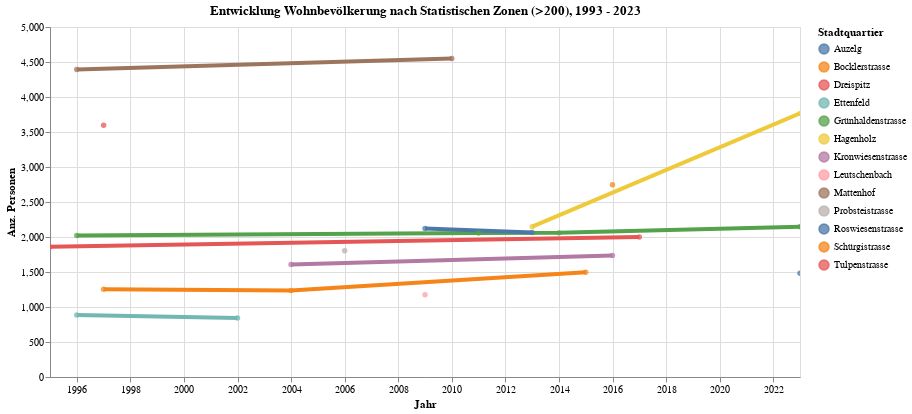

Notebook source saved alongside this figure:
### Code cell
myTitle="Entwicklung Wohnbevölkerung nach Statistischen Zonen (>200), "+data_min_date +" - "+data_max_date

highlight = alt.selection(type='single', on='mouseover',
                          fields=['RAUM_lang'], nearest=True)
#x='date:StichtagDatJahr',
base = alt.Chart(myAgg.reset_index().query('RAUM_my_sort > 200'), title=myTitle).encode(
    x=alt.X('StichtagDatJahr', axis=alt.Axis(title='Jahr'))# , axis=alt.Axis(format='%', title='percentage')
    , y=alt.X('sum_WBev', axis=alt.Axis(title='Anz. Personen'))
    , color=alt.Color('RAUM_lang', legend=alt.Legend(title="Stadtquartier", orient="right"))  
    ,tooltip=['StichtagDatJahr', 'RAUM_lang','sum_WBev']    
)
points = base.mark_circle().encode(
    opacity=alt.value(0.75)
).add_selection(
    highlight
).properties(
    width=750 , height=350
)
lines = base.mark_line().encode(
    size=alt.condition(~highlight, alt.value(0.5), alt.value(4))
).interactive()

lines + points

### Figure 1 — Vega-Lite specification as saved in the notebook (floating-point values rounded to 4 significant figures)
{"config": {"view": {"continuousWidth": 400, "continuousHeight": 300}}, "layer": [{"mark": "line", "encoding": {"color": {"type": "nominal", "field": "RAUM_lang", "legend": {"orient": "right", "title": "Stadtquartier"}}, "size": {"condition": {"value": 0.5, "selection": {"not": "selector005"}}, "value": 4}, "tooltip": [{"type": "temporal", "field": "StichtagDatJahr"}, {"type": "nominal", "field": "RAUM_lang"}, {"type": "quantitative", "field": "sum_WBev"}], "x": {"type": "temporal", "axis": {"title": "Jahr"}, "field": "StichtagDatJahr"}, "y": {"type": "quantitative", "axis": {"title": "Anz. Personen"}, "field": "sum_WBev"}}, "selection": {"selector006": {"type": "interval", "bind": "scales", "encodings": ["x", "y"]}}, "title": "Entwicklung Wohnbevölkerung nach Statistischen Zonen (>200), 1993 - 2023"}, {"mark": "circle", "encoding": {"color": {"type": "nominal", "field": "RAUM_lang", "legend": {"orient": "right", "title": "Stadtquartier"}}, "opacity": {"value": 0.75}, "tooltip": [{"type": "temporal", "field": "StichtagDatJahr"}, {"type": "nominal", "field": "RAUM_lang"}, {"type": "quantitative", "field": "sum_WBev"}], "x": {"type": "temporal", "axis": {"title": "Jahr"}, "field": "StichtagDatJahr"}, "y": {"type": "quantitative", "axis": {"title": "Anz. Personen"}, "field": "sum_WBev"}}, "height": 350, "selection": {"selector005": {"type": "single", "on": "mouseover", "fields": ["RAUM_lang"], "nearest": true}}, "title": "Entwicklung Wohnbevölkerung nach Statistischen Zonen (>200), 1993 - 2023", "width": 750}], "data": {"name": "data-235f17963df39fa130a301032458c3cf"}, "$schema": "https://vega.github.io/schema/vega-lite/v4.8.1.json", "datasets": {"data-235f17963df39fa130a301032458c3cf": [{"StichtagDatJahr": "1994-12-31T00:00:00", "RAUM_code": "R3Z208", "RAUM_lang": "Tulpenstrasse", "RAUM_my_sort": 208, "sum_WBev": 1859.0}, {"StichtagDatJahr": "1995-12-31T00:00:00", "RAUM_code": "R3Z215", "RAUM_lang": "Mattenhof", "RAUM_my_sort": 215, "sum_WBev": 4393.0}, {"StichtagDatJahr": "1995-12-31T00:00:00", "RAUM_code": "R3Z203", "RAUM_lang": "Grünhaldenstrasse", "RAUM_my_sort": 203, "sum_WBev": 2023.0}, {"StichtagDatJahr": "1995-12-31T00:00:00", "RAUM_code": "R3Z202", "RAUM_lang": "Ettenfeld", "RAUM_my_sort": 202, "sum_WBev": 885.0}, {"StichtagDatJahr": "1996-12-31T00:00:00", "RAUM_code": "R3Z209", "RAUM_lang": "Bocklerstrasse", "RAUM_my_sort": 209, "sum_WBev": 1255.0}, {"StichtagDatJahr": "1996-12-31T00:00:00", "RAUM_code": "R3Z206", "RAUM_lang": "Dreispitz", "RAUM_my_sort": 206, "sum_WBev": 3596.0}, {"StichtagDatJahr": "2001-12-31T00:00:00", "RAUM_code": "R3Z202", "RAUM_lang": "Ettenfeld", "RAUM_my_sort": 202, "sum_WBev": 844.0}, {"StichtagDatJahr": "2003-12-31T00:00:00", "RAUM_code": "R3Z213", "RAUM_lang": "Kronwiesenstrasse", "RAUM_my_sort": 213, "sum_WBev": 1607.0}, {"StichtagDatJahr": "2003-12-31T00:00:00", "RAUM_code": "R3Z209", "RAUM_lang": "Bocklerstrasse", "RAUM_my_sort": 209, "sum_WBev": 1236.0}, {"StichtagDatJahr": "2005-12-31T00:00:00", "RAUM_code": "R3Z216", "RAUM_lang": "Probsteistrasse", "RAUM_my_sort": 216, "sum_WBev": 1804.0}, {"StichtagDatJahr": "2008-12-31T00:00:00", "RAUM_code": "R3Z212", "RAUM_lang": "Roswiesenstrasse", "RAUM_my_sort": 212, "sum_WBev": 2123.0}, {"StichtagDatJahr": "2008-12-31T00:00:00", "RAUM_code": "R3Z204", "RAUM_lang": "Leutschenbach", "RAUM_my_sort": 204, "sum_WBev": 1176.0}, {"StichtagDatJahr": "2009-12-31T00:00:00", "RAUM_code": "R3Z215", "RAUM_lang": "Mattenhof", "RAUM_my_sort": 215, "sum_WBev": 4550.0}, {"StichtagDatJahr": "2010-12-31T00:00:00", "RAUM_code": "R3Z203", "RAUM_lang": "Grünhaldenstrasse", "RAUM_my_sort": 203, "sum_WBev": 2056.0}, {"StichtagDatJahr": "2012-12-31T00:00:00", "RAUM_code": "R3Z212", "RAUM_lang": "Roswiesenstrasse", "RAUM_my_sort": 212, "sum_WBev": 2063.0}, {"StichtagDatJahr": "2012-12-31T00:00:00", "RAUM_code": "R3Z205", "RAUM_lang": "Hagenholz", "RAUM_my_sort": 205, "sum_WBev": 2147.0}, {"StichtagDatJahr": "2013-12-31T00:00:00", "RAUM_code": "R3Z203", "RAUM_lang": "Grünhaldenstrasse", "RAUM_my_sort": 203, "sum_WBev": 2059.0}, {"StichtagDatJahr": "2014-12-31T00:00:00", "RAUM_code": "R3Z209", "RAUM_lang": "Bocklerstrasse", "RAUM_my_sort": 209, "sum_WBev": 1498.0}, {"StichtagDatJahr": "2015-12-31T00:00:00", "RAUM_code": "R3Z211", "RAUM_lang": "Schürgistrasse", "RAUM_my_sort": 211, "sum_WBev": 2745.0}, {"StichtagDatJahr": "2015-12-31T00:00:00", "RAUM_code": "R3Z213", "RAUM_lang": "Kronwiesenstrasse", "RAUM_my_sort": 213, "sum_WBev": 1736.0}, {"StichtagDatJahr": "2016-12-31T00:00:00", "RAUM_code": "R3Z208", "RAUM_lang": "Tulpenstrasse", "RAUM_my_sort": 208, "sum_WBev": 2001.0}, {"StichtagDatJahr": "2022-12-31T00:00:00", "RAUM_code": "R3Z207", "RAUM_lang": "Auzelg", "RAUM_my_sort": 207, "sum_WBev": 1483.0}, {"StichtagDatJahr": "2022-12-31T00:00:00", "RAUM_code": "R3Z205", "RAUM_lang": "Hagenholz", "RAUM_my_sort": 205, "sum_WBev": 3766.0}, {"StichtagDatJahr": "2022-12-31T00:00:00", "RAUM_code": "R3Z203", "RAUM_lang": "Grünhaldenstrasse", "RAUM_my_sort": 203, "sum_WBev": 2146.0}]}}
